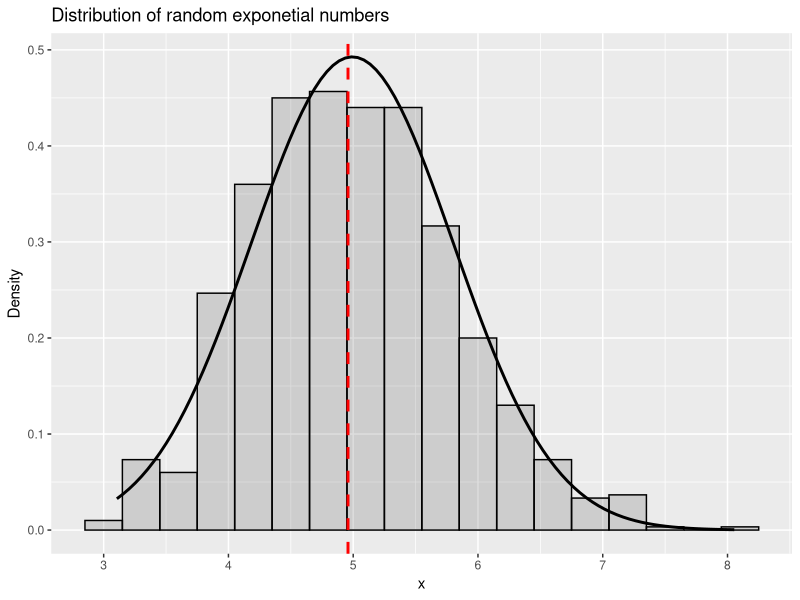

The R source for this figure:
## ---- chunk 1
library(ggplot2)
data <- data.frame(replicate(1000, mean(rexp(40,0.2))))
names(data) <- c("x")

## ---- chunk 2
g <- ggplot(data, aes(x = x)) + geom_histogram(alpha = .20, binwidth=.3, colour = "black", aes(y = ..density..)) +
  stat_function(fun=dnorm,size = 1, args=list(mean=mean(data$x), sd=sd(data$x)))+ labs(title="Distribution of random exponetial numbers",
                                                                                       y="Density") +
  geom_vline(aes(xintercept=median(x, na.rm=T)), color="red", linetype="dashed", size=1)
print(g)
## ---- chunk 3
#calculate the confidence interval
x_bar <- mean(data$x)
x_sd <- sd(data$x)

x_ci <- round((x_bar +( c(-1, 1) * 1.96 * sd(data$x) / sqrt(length(data$x))) ),2)
